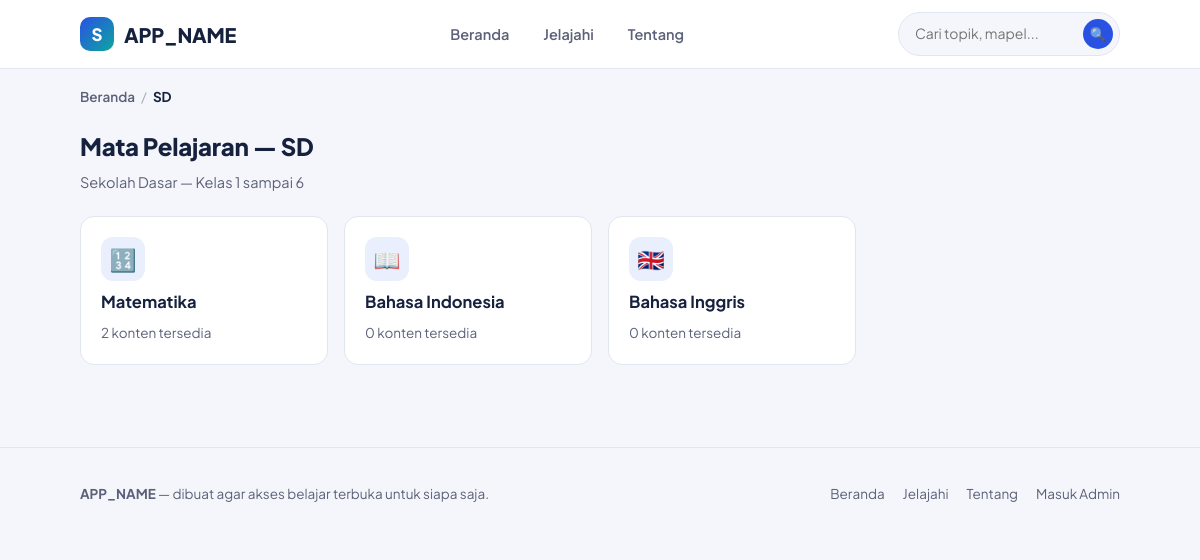
The app's page /jenjang.php?slug=sd with its own data.
### tables this page shows
CREATE TABLE IF NOT EXISTS jenjang (
    id          INT UNSIGNED AUTO_INCREMENT PRIMARY KEY,
    nama        VARCHAR(60)  NOT NULL,
    slug        VARCHAR(60)  NOT NULL UNIQUE,
    deskripsi   VARCHAR(255) NULL,
    urutan      INT UNSIGNED NOT NULL DEFAULT 0,
    created_at  DATETIME NOT NULL DEFAULT CURRENT_TIMESTAMP
);

CREATE TABLE IF NOT EXISTS mapel (
    id          INT UNSIGNED AUTO_INCREMENT PRIMARY KEY,
    jenjang_id  INT UNSIGNED NOT NULL,
    nama        VARCHAR(100) NOT NULL,
    slug        VARCHAR(100) NOT NULL,
    emoji       VARCHAR(10)  NULL DEFAULT '📘',
    urutan      INT UNSIGNED NOT NULL DEFAULT 0,
    created_at  DATETIME NOT NULL DEFAULT CURRENT_TIMESTAMP,
    UNIQUE KEY uq_mapel_slug (jenjang_id, slug),
    CONSTRAINT fk_mapel_jenjang FOREIGN KEY (jenjang_id) REFERENCES jenjang(id) ON DELETE CASCADE
);

### includes/functions.php (called while the page is built, shortened)
<?php
function h(?string $value): string
{
    return htmlspecialchars($value ?? '', ENT_QUOTES, 'UTF-8');
}
function url_publik(string $path = ''): string
{
    return rtrim(APP_URL, '/') . '/' . ltrim($path, '/');
}

### jenjang.php (the view, shortened to what this page needs)
<?php
require_once __DIR__ . '/includes/functions.php';
$pdo = db();
$slug = trim($_GET['slug'] ?? '');
$stmt = $pdo->prepare('SELECT * FROM jenjang WHERE slug = :slug');
$stmt->execute(['slug' => $slug]);
$jenjang = $stmt->fetch();
$stmt = $pdo->prepare(
    "SELECT m.*,
            (SELECT COUNT(*) FROM topik t JOIN kelas k ON k.id = t.kelas_id WHERE k.mapel_id = m.id AND t.status='published') AS jumlah_konten
     FROM mapel m
     WHERE m.jenjang_id = :id
     ORDER BY m.urutan, m.nama"
);
$stmt->execute(['id' => $jenjang['id']]);
$mapelList = $stmt->fetchAll();
require __DIR__ . '/includes/header.php';
?>
<nav class="breadcrumb">
    <a href="<?= h(url_publik('index.php')) ?>">Beranda</a>
    <span class="pemisah">/</span>
    <span class="sekarang"><?= h($jenjang['nama']) ?></span>
</nav>
<div class="section-head">
    <div>
        <h2>Mata Pelajaran — <?= h($jenjang['nama']) ?></h2>
        <p><?= h($jenjang['deskripsi'] ?: 'Pilih mata pelajaran untuk mulai berlatih') ?></p>
    </div>
</div>
<?php if ($mapelList): ?>
<div class="grid-kartu">
    <?php foreach ($mapelList as $m): ?>
        <a href="<?= h(url_publik('mapel.php?slug=' . urlencode($m['slug']) . '&jenjang=' . urlencode($jenjang['slug']))) ?>" class="kartu">
            <span class="emoji"><?= h($m['emoji'] ?: '📘') ?></span>
            <h3><?= h($m['nama']) ?></h3>
            <p class="ket"><?= (int)$m['jumlah_konten'] ?> konten tersedia</p>
        </a>
    <?php endforeach; ?>
</div>
<?php endif; ?>
<?php require __DIR__ . '/includes/footer.php'; ?>

### assets/css/style.css (style rules this page uses)
:root { --ink: #16213E; --muted: #5B6178; --paper: #FFFFFF; --bg: #F4F6FB; --line: #E2E6F0; --primary: #2952E3; --primary-dark: #1D3BB0; --primary-tint: #EAEFFD; --accent: #FF8C42; --accent-tint: #FFF1E4; --teal: #0EA5A0; --teal-tint: #E4F7F6; --success: #17A672; --danger: #E0483E; --radius-sm: 8px; --radius-md: 14px; --radius-lg: 22px; --shadow: 0 1px 2px rgba(22, 33, 62, 0.06); --container: 1120px; }
* { box-sizing: border-box; }
html { scroll-behavior: smooth; overflow-x: hidden; }
body { margin: 0; font-family: 'Plus Jakarta Sans', -apple-system, BlinkMacSystemFont, 'Segoe UI', sans-serif; background: var(--bg); color: var(--ink); line-height: 1.55; -webkit-font-smoothing: antialiased; overflow-x: hidden; width: 100%; }
a { color: inherit; text-decoration: none; }
.section-head { display: flex; align-items: flex-end; justify-content: space-between; gap: 16px; margin-bottom: 22px; }
.section-head h2 { font-size: 24px; margin: 0 0 6px; font-weight: 800; letter-spacing: -0.01em; }
.section-head p { margin: 0; color: var(--muted); font-size: 14.5px; }
.breadcrumb { display: flex; flex-wrap: wrap; align-items: center; gap: 6px; font-size: 13.5px; color: var(--muted); margin-bottom: 20px; }
.breadcrumb a { color: var(--muted); font-weight: 600; }
.breadcrumb .pemisah { opacity: .5; }
.breadcrumb .sekarang { color: var(--ink); font-weight: 700; }
.grid-kartu { display: grid; grid-template-columns: repeat(auto-fill, minmax(230px, 1fr)); gap: 16px; }
.kartu { background: var(--paper); border: 1.5px solid var(--line); border-radius: var(--radius-md); padding: 20px; display: flex; flex-direction: column; gap: 10px; transition: border-color .15s ease, transform .15s ease; min-width: 0; overflow: hidden; }
.kartu .emoji { width: 44px; height: 44px; border-radius: 12px; background: var(--primary-tint); display: flex; align-items: center; justify-content: center; font-size: 22px; flex-shrink: 0; }
.kartu h3 { margin: 0; font-size: 16.5px; font-weight: 700; line-height: 1.35; overflow-wrap: break-word; word-break: break-word; hyphens: auto; }
.kartu p.ket { margin: 0; color: var(--muted); font-size: 13.5px; overflow-wrap: break-word; word-break: break-word; }

### records on screen
jenjang: nama "SD", deskripsi "Sekolah Dasar — Kelas 1 sampai 6"
mapel: emoji "🔢", nama "Matematika", jumlah_konten "2"
mapel: emoji "📖", nama "Bahasa Indonesia", jumlah_konten "0"
mapel: emoji "🇬🇧", nama "Bahasa Inggris", jumlah_konten "0"

### other values on screen
APP_NAME "APP_NAME"
